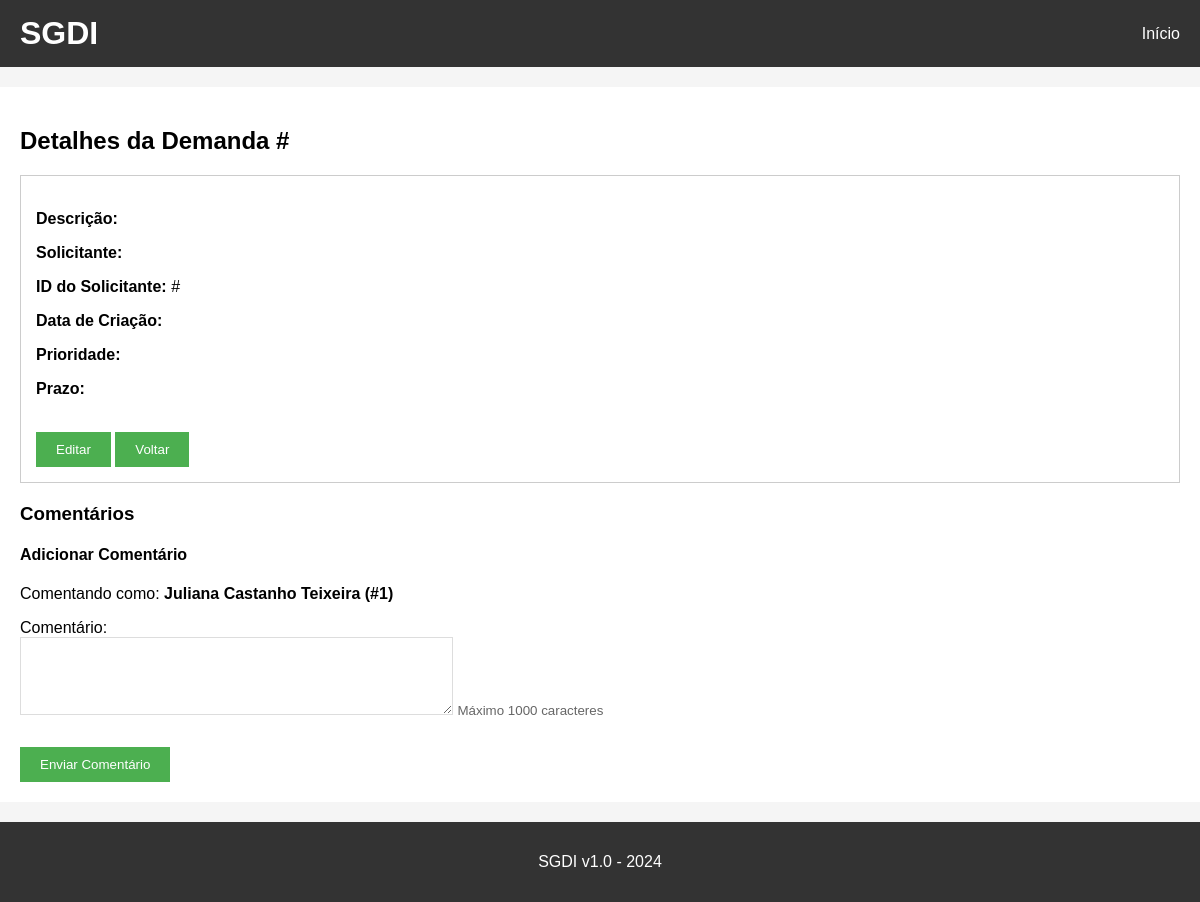
The app's page /detalhes/6 (signed in), older data.
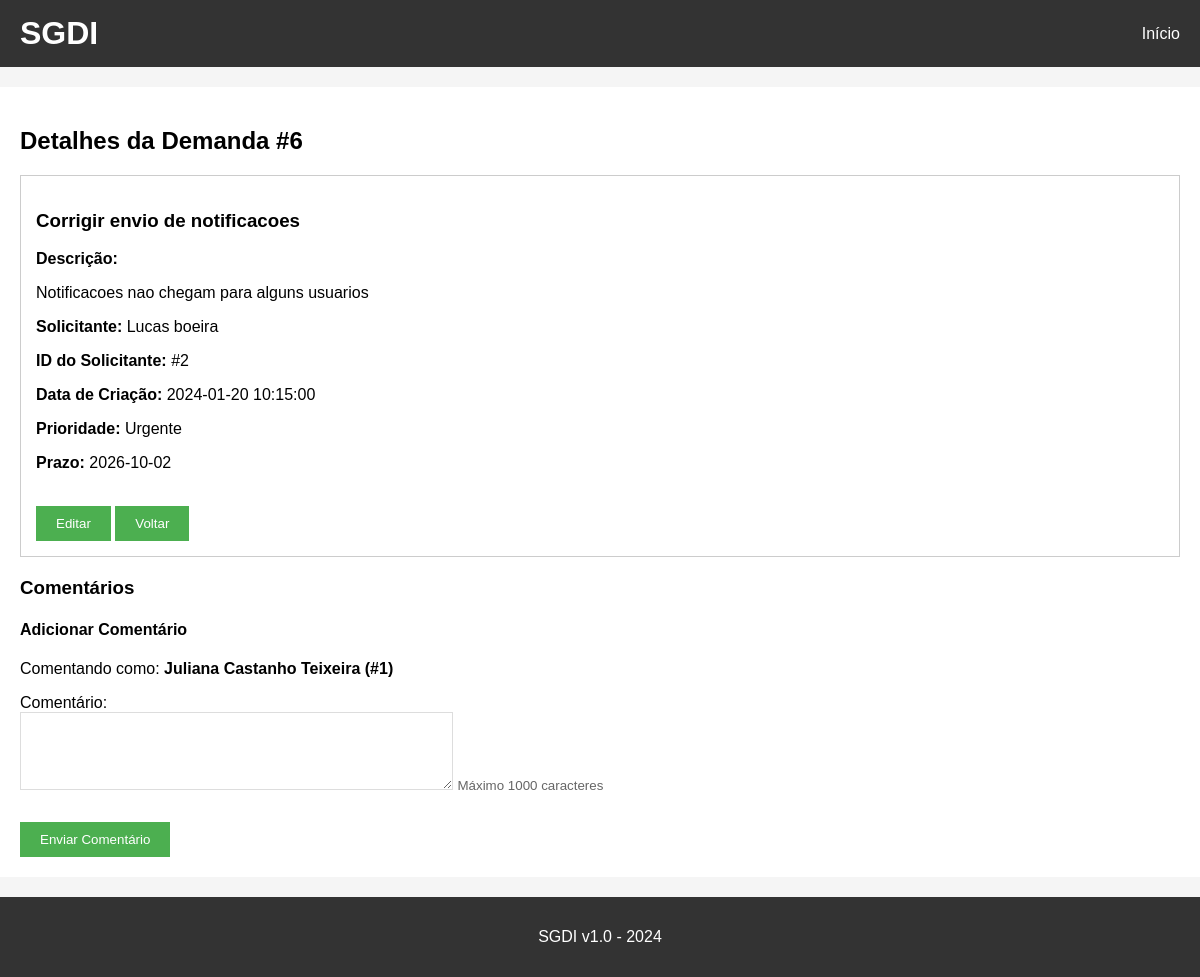
The same page, newer data.
### tables this page shows
CREATE TABLE demandas (
    id INTEGER PRIMARY KEY AUTOINCREMENT,
    titulo TEXT NOT NULL,
    descricao TEXT,
    solicitante TEXT,
    solicitante_id INTEGER,
    data_criacao TEXT,
    prioridade TEXT,
    prazo TEXT,
    FOREIGN KEY (solicitante_id) REFERENCES solicitantes (id)
);

### app.py (the view)
@app.route('/detalhes/<id>')
def detalhes(id):
    conn = get_db()
    cursor = conn.cursor()
    demanda = cursor.execute('SELECT * FROM demandas WHERE id=?', (id,)).fetchone()
    comentarios = cursor.execute('SELECT * FROM comentarios WHERE demanda_id=?', (id,)).fetchall()
    conn.close()
    return render_template('detalhes.html', demanda=demanda, comentarios=comentarios)

### app.py (called while the page is built)
def get_db():
    conn = sqlite3.connect('demandas.db')
    conn.row_factory = sqlite3.Row
    return conn

@app.before_request
def verificar_login():
    if 'email' not in session and request.endpoint not in ['login', 'logout', 'static']:
        return redirect(url_for('login'))

### templates/detalhes.html (shortened to what this page needs)
{% extends "base.html" %}
{% block content %}
<h2>Detalhes da Demanda #{{ demanda[0] }}</h2>
<div class="detail-box">
    <h3>{{ demanda[1] }}</h3>
    <p><strong>Descrição:</strong></p>
    <p>{{ demanda[2] }}</p>
    <p><strong>Solicitante:</strong> {{ demanda[3] }}</p>
    <p><strong>ID do Solicitante:</strong> #{{ demanda[4] }}</p>
    <p><strong>Data de Criação:</strong> {{ demanda[5] }}</p>
    <p><strong>Prioridade:</strong> {{ demanda[6] }}</p>
    <p><strong>Prazo:</strong> {{ demanda[7] }}</p>
    <br>
    <a href="/editar/{{ demanda[0] }}"><button>Editar</button></a>
    <a href="/"><button>Voltar</button></a>
</div>
<h3>Comentários</h3>
<h4>Adicionar Comentário</h4>
<p>Comentando como: <strong>{{ session['usuario'] }} (#{{ session['usuario_id'] }})</strong></p>
<form method="POST" action="/adicionar_comentario/{{ demanda[0] }}">
    <div>
        <label>Comentário:</label><br>
        <textarea name="comentario" rows="4" cols="50" maxlength="1000" required></textarea>
        <small class="text-muted">Máximo 1000 caracteres</small>
    </div>
    <br>
    <button type="submit">Enviar Comentário</button>
</form>
{% endblock %}

Row changes from the older to the newer data that the page shows:
added demandas: id "6", titulo "Corrigir envio de notificacoes", descricao "Notificacoes nao chegam para alguns usuarios", solicitante "Lucas boeira", solicitante "2", data_criacao "2024-01-20 10:15:00", prioridade "Urgente", prazo "2026-10-02"
